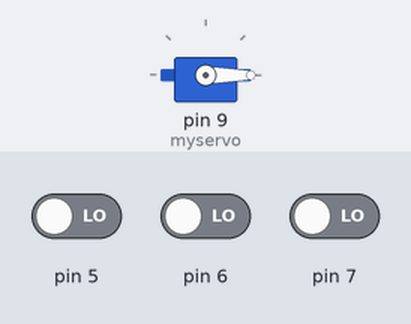
The sketch below on a simulated Arduino Uno, built with avr-gcc and run on an emulated ATmega328P. Shown: servo. Inputs (shaded band) come from the test bench; at power-on: pin 5 LOW, pin 6 LOW, pin 7 LOW. What the sketch prints to the serial monitor is not drawn.

Above: at 0.1 s.
Timing chart, 0 to 1.6 s (numbered marks = the images above):
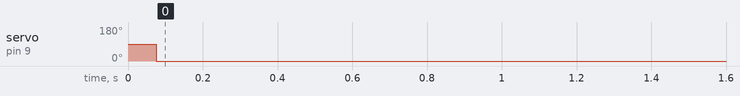

Measured:
- by itself, servo on pin 9 (myservo): 90° → 0° at 0.08 s

The sketch:

rcsignals.ino
```cpp
// Simple example to read the signals
// from RC receiver and output to serial
// also passes through to a servo to
// show how you can intercept then control
// devices using this method

#include <Servo.h>

// Servo object
Servo myservo;

// Channels
int ch1;
int ch2;
int ch3;
int ch4;
int ch5;

// Set up variables
void setup() {

// Input Pins
pinMode(3, INPUT);
pinMode(4, INPUT);
pinMode(5, INPUT);
pinMode(6, INPUT);
pinMode(7, INPUT);

// Servo on pin 9
myservo.attach(9);

// Start serial output
Serial.begin(115200);

}

void loop() {

  // Read the pulse width of
  // the channels we care about
  // X/Y and Throttle
  ch1 = pulseIn(5, HIGH, 25000);
  ch2 = pulseIn(6, HIGH, 25000);
  ch3 = pulseIn(7, HIGH, 25000);

  // Output the value of Ch1 to Servo
  // Mapped to convert from pulse to degrees
  myservo.write(map(ch1, 1040,1866,0,180));

  // Print the values to serial so you can plot
  Serial.println(ch1);
  Serial.println(ch2);
  Serial.println(ch3);
  delay(100);
}
```
